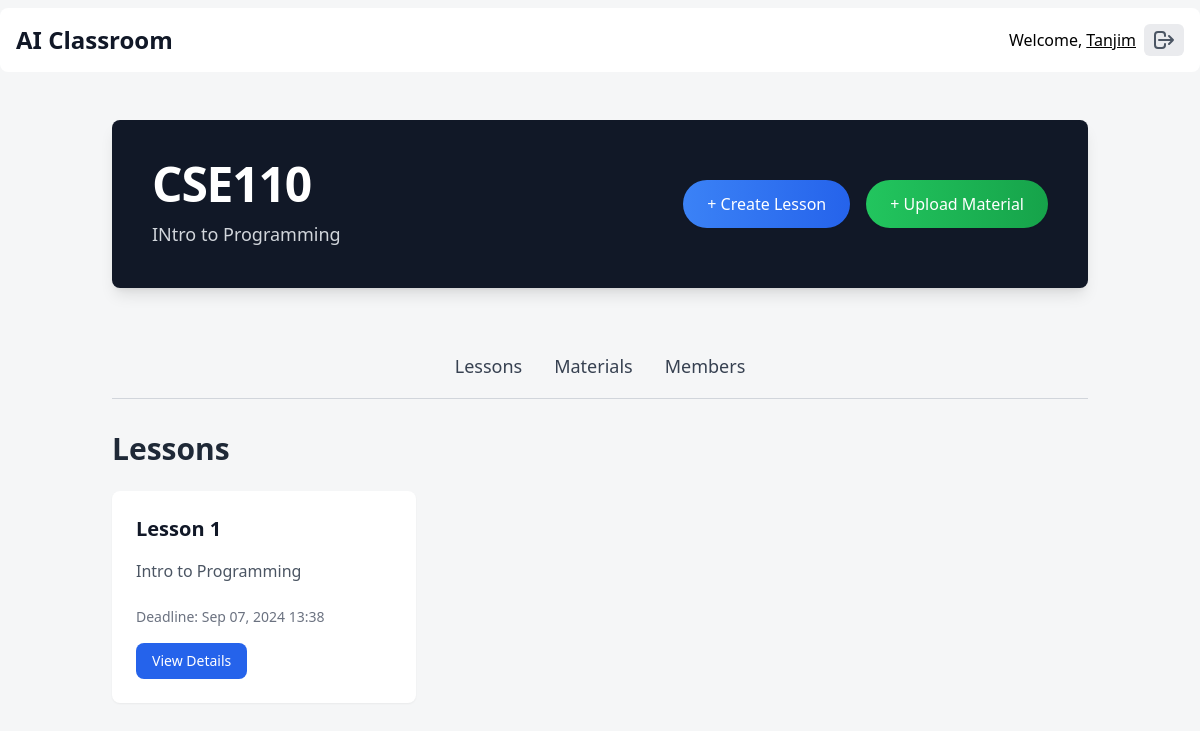
Screenshot of /classroom/cse110/ (signed in) with the database file from the repository.
### home/models.py (models this page shows, shortened)
class Classroom(models.Model):
    name = models.CharField(max_length=100)
    slug = models.SlugField(max_length=100, unique=True)
    description = models.TextField(blank=True)
    created_at = models.DateTimeField(auto_now_add=True)
    updated_at = models.DateTimeField(auto_now=True)
    created_by = models.ForeignKey(Users, on_delete=models.CASCADE, related_name="created_classrooms")
    co_teachers = models.ManyToManyField(Users, related_name="co_teaching_classrooms", blank=True)
    is_active = models.BooleanField(default=True)
    capacity = models.IntegerField(default=30)

class Lesson(models.Model):
    classroom = models.ForeignKey(Classroom, on_delete=models.CASCADE, related_name="lessons")
    title = models.CharField(max_length=255)
    description = models.TextField(blank=True, null=True)
    objectives = models.TextField(blank=True, null=True)
    deadline = models.DateTimeField(blank=True, null=True)
    course_materials = models.ManyToManyField(CourseMaterial, related_name="lessons", blank=True)
    created_at = models.DateTimeField(auto_now_add=True)
    updated_at = models.DateTimeField(auto_now_add=True)
    created_by = models.ForeignKey(settings.AUTH_USER_MODEL, on_delete=models.CASCADE)
    class Meta:
        unique_together = ("classroom", "title")

### home/views.py (the view)
# urls.py: path("classroom/<slug:slug>/", views.classroom_detail, name="classroom_detail"),
@login_required
def classroom_detail(request, slug):
    classroom = get_object_or_404(Classroom, slug=slug)
    user_profile = None
    if request.user.user_type == "teacher":
        user_profile = TeacherProfile.objects.filter(user=request.user).first()
    elif request.user.user_type == "student":
        user_profile = StudentProfile.objects.filter(user=request.user).first()
    if not user_profile or (user_profile.assigned_classroom != classroom and user_profile.enrolled_classroom != classroom):
        return HttpResponse("You are not authorized to view this classroom.", status=403)
    students = classroom.students.all()
    co_teachers = classroom.teachers.exclude(user=request.user)
    lessons = Lesson.objects.filter(classroom=classroom).order_by("deadline")
    course_materials = CourseMaterial.objects.filter(classroom=classroom).order_by("uploaded_at")
    context = {
        "classroom": classroom,
        "students": students,
        "co_teachers": co_teachers,
        "lessons": lessons,
        "course_materials": course_materials,
    }
    return render(request, "classroom/classroom_detail.html", context)

### home/templates/classroom/classroom_detail.html (shortened to what this page needs)
{% extends 'base.html' %}
{% block content %}
    <div class="container mx-auto px-6 py-12">
        <div class="bg-gray-900 text-white rounded-lg p-10 shadow-lg flex justify-between items-center">
            <div>
                <h1 class="text-5xl font-semibold tracking-tight">{{ classroom.name }}</h1>
                <p class="mt-3 text-lg text-gray-300">{{ classroom.description }}</p>
            </div>
            {% if user.user_type == "teacher" %}
                <div class="flex space-x-4">
                    <a href="{% url 'create_lesson' classroom_slug=classroom.slug %}"
                       class="px-6 py-3 bg-gradient-to-r from-blue-500 to-blue-600 text-white rounded-full shadow-sm hover:shadow-lg transition-transform transform hover:scale-105">
                        + Create Lesson
                    </a>
                    <a href="{% url 'upload_material' slug=classroom.slug %}"
                       class="px-6 py-3 bg-gradient-to-r from-green-500 to-green-600 text-white rounded-full shadow-sm hover:shadow-lg transition-transform transform hover:scale-105">
                        + Upload Material
                    </a>
                </div>
            {% endif %}
        </div>
        <div class="mt-12">
            <nav class="flex justify-center space-x-8 border-b border-gray-300">
                <a href="#"
                   class="py-4 text-gray-700 text-lg font-medium border-b-2 border-transparent hover:border-blue-600 hover:text-blue-600 transition"
                   onclick="showTab(event, 'lessons')">Lessons</a>
                <a href="#"
                   class="py-4 text-gray-700 text-lg font-medium border-b-2 border-transparent hover:border-blue-600 hover:text-blue-600 transition"
                   onclick="showTab(event, 'materials')">Materials</a>
                <a href="#"
                   class="py-4 text-gray-700 text-lg font-medium border-b-2 border-transparent hover:border-blue-600 hover:text-blue-600 transition"
                   onclick="showTab(event, 'members')">Members</a>
            </nav>
        </div>
        <div id="lessons" class="tab-content mt-8">
            <h2 class="text-3xl font-semibold text-gray-800 mb-6">Lessons</h2>
            {% if lessons %}
                <div class="grid grid-cols-1 md:grid-cols-2 lg:grid-cols-3 gap-8">
                    {% for lesson in lessons %}
                        <div class="bg-white rounded-lg shadow-sm p-6 hover:shadow-lg transition-shadow">
                            <h3 class="text-xl font-semibold text-gray-900">{{ lesson.title }}</h3>
                            <p class="text-gray-600 mt-4">{{ lesson.description|truncatewords:30 }}</p>
                            <p class="text-sm text-gray-500 mt-6">Deadline: {{ lesson.deadline|date:"M d, Y H:i" }}</p>
                            <div class="mt-4">
                                <a href="{% url 'lesson_detail' classroom_slug=classroom.slug lesson_id=lesson.id %}"
                                   class="inline-block px-4 py-2 bg-blue-600 text-white text-sm rounded-lg hover:bg-blue-700 transition duration-300">
                                    View Details
                                </a>
                            </div>
                        </div>
                    {% endfor %}
                </div>
            {% else %}
                <p class="text-gray-500 italic">No lessons available for this classroom.</p>
            {% endif %}
        </div>
    </div>
{% endblock content %}

### rows the page displays
Classroom: name "CSE110", description "INtro to Programming"
Lesson: title "Lesson 1", description "Intro to Programming", deadline "Sep 07, 2024 13:38"
